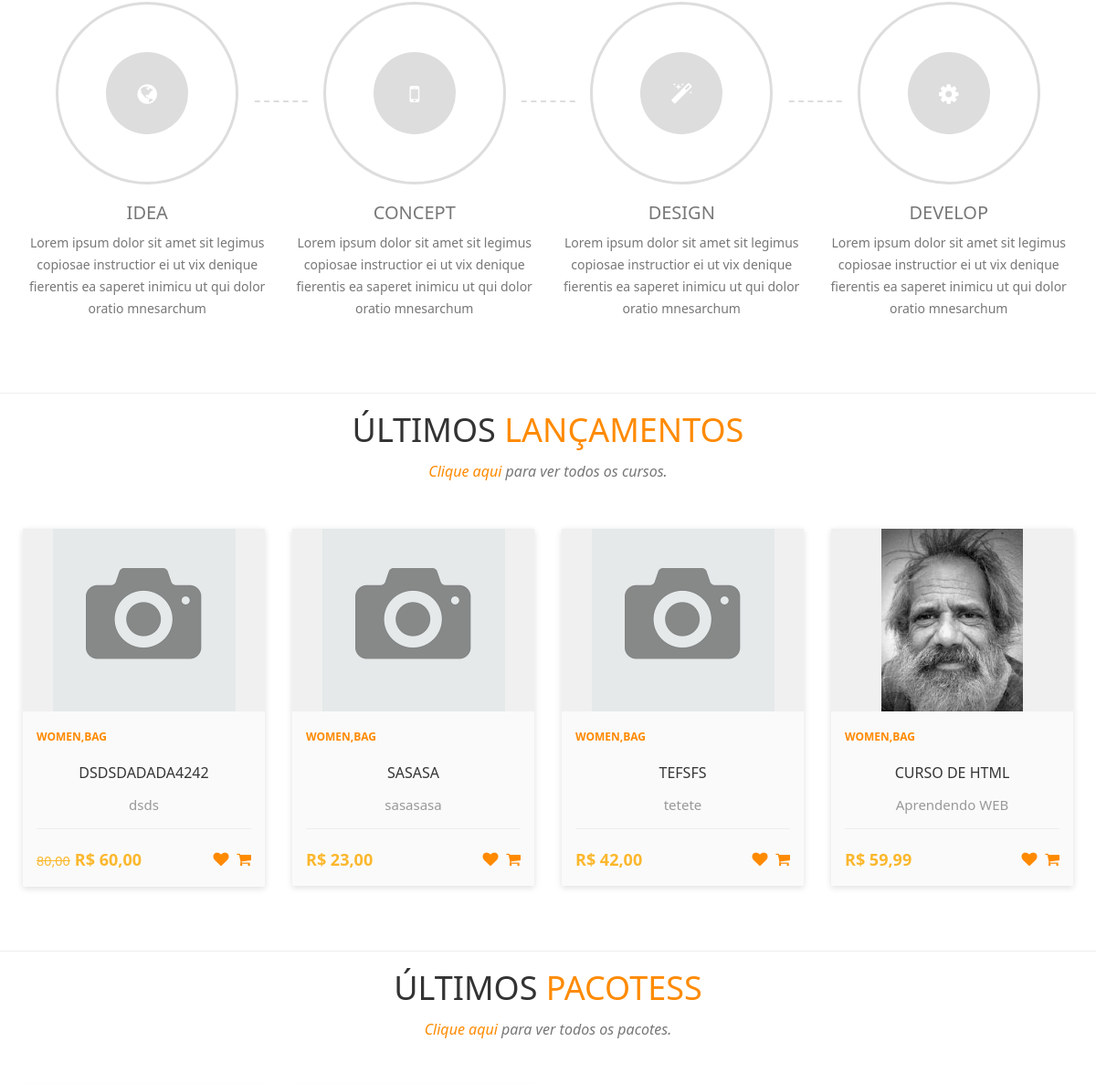
Before: / (middle part) with the older database file.
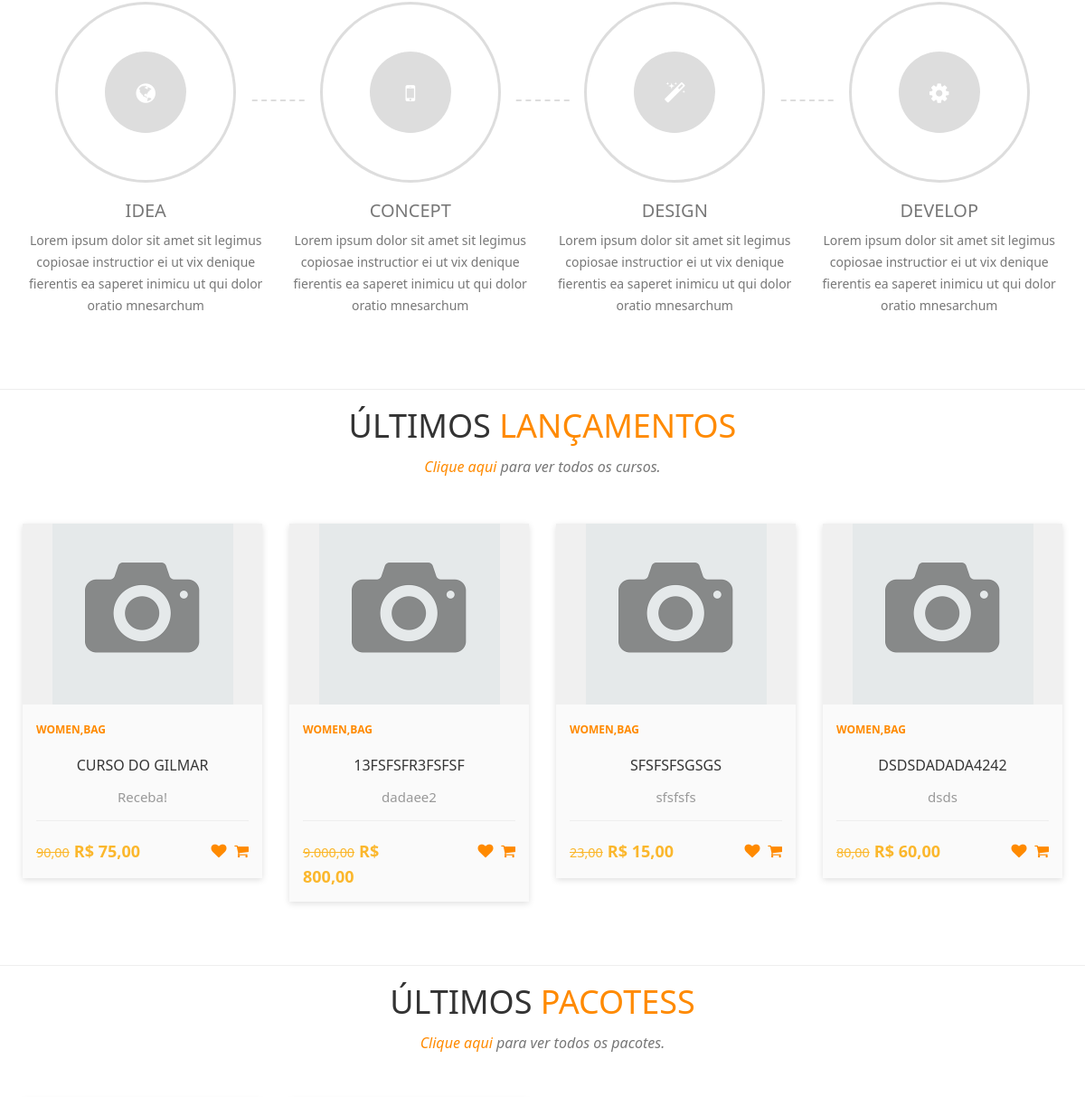
After: the same page with the newer database file.
### tables this page shows
CREATE TABLE `cursos` (
  `id` int(11) NOT NULL,
  `nome` varchar(50) NOT NULL,
  `desc_rapida` varchar(60) NOT NULL,
  `desc_longa` text NOT NULL,
  `valor` decimal(8,2) NOT NULL,
  `professor` int(11) NOT NULL,
  `categoria` int(11) NOT NULL,
  `imagem` varchar(100) NOT NULL,
  `status` varchar(20) NOT NULL,
  `carga` int(11) NOT NULL,
  `mensagem` varchar(255) NOT NULL,
  `arquivo` varchar(150) NOT NULL,
  `ano` int(11) NOT NULL,
  `palavras` varchar(255) NOT NULL,
  `grupo` int(11) NOT NULL,
  `nome_url` varchar(150) NOT NULL,
  `pacote` varchar(100) NOT NULL,
  `sistema` varchar(5) NOT NULL,
  `link` varchar(150) NOT NULL,
  `tecnologias` varchar(150) NOT NULL,
  `promocao` decimal(8,2) NOT NULL
);

### index.php (the view, shortened to what the changed rows need)
<?php
require_once('cabecalho.php');
?>
<?php
$query = $pdo->query("SELECT * FROM cursos WHERE status = 'Aprovado' AND sistema = 'Não' ORDER BY id desc limit 4");
$res = $query->fetchAll(PDO::FETCH_ASSOC);
$total_reg = @count($res);
if ($total_reg > 0) {
?>
    <section>
        <div class="section-heading text-center">
            <div class="col-md-12 col-xs-12">
                <h1>Últimos <span>Lançamentos</span></h1>
            </div>
        </div>
        <div class="row" style="margin-left:10px; margin-right:10px; margin-top:-50px;">
            <?php
            for ($i = 0; $i < $total_reg; $i++) {
                $nome = $res[$i]['nome'];
                $desc_rapida = $res[$i]['desc_rapida'];
                $valor = $res[$i]['valor'];
                $promocao = $res[$i]['promocao'];
                $foto = $res[$i]['imagem'];
                $valorF = number_format($valor, 2, ',', '.',);
                $promocaoF = number_format($promocao, 2, ',', '.',);
            ?>
                <div class="col-sm-3 col-xs-6">
                    <div class="product-card">
                        <div class="product-tumb">
                            <img src="sistema/painel-admin/img/cursos/<?php echo $foto ?>" alt="">
                        </div>
                        <div class="product-details">
                            <span class="product-catagory">Women,bag</span>
                            <h4><a href=""><?php echo $nome ?></a></h4>
                            <p><?php echo $desc_rapida ?></p>
                            <div class="product-bottom-details">
                                <?php
                                if ($promocao > 0) {
                                ?>
                                    <div class="product-price"><small><?php echo $valorF ?></small>R$ <?php echo $promocaoF ?></div>
                                <?php } else { ?>
                                    <div class="product-price">R$ <?php echo $valorF ?></div>
                                <?php } ?>
                                <div class="product-links">
                                    <a href=""><i class="fa fa-heart"></i></a>
                                    <a href=""><i class="fa fa-shopping-cart"></i></a>
                                </div>
                            </div>
                        </div>
                    </div>
                </div>
            <?php
            }
            ?>
        </div>
    </section>
<?php
}
?>
<?php
$query = $pdo->query("SELECT * FROM pacotes ORDER BY id desc limit 4");
$res = $query->fetchAll(PDO::FETCH_ASSOC);
$total_reg = @count($res);
if ($total_reg > 0) {
?>
    <section>
        <div class="section-heading text-center">
            <div class="col-md-12 col-xs-12">
                <h1>Últimos <span>Pacotess</span></h1>
            </div>
        </div>
    </section>
<?php
}
?>
<?php
require_once('rodape.php');
?>

Changed rows visible on the page:
no longer on this page (row edited): cursos: imagem (picture), nome "SASASA", desc_rapida "sasasasa", valor "23,00"
no longer on this page (row unchanged): cursos: imagem (picture), nome "TEFSFS", desc_rapida "tetete", valor "42,00"
no longer on this page (row unchanged): cursos: imagem (picture), nome "CURSO DE HTML", desc_rapida "Aprendendo WEB", valor "59,99"
added cursos: imagem (picture), nome "CURSO DO GILMAR", desc_rapida "Receba!", valor "90,00", promocao "75,00"
added cursos: imagem (picture), nome "13FSFSFR3FSFSF", desc_rapida "dadaee2", valor "9.000,00", promocao "800,00"
added cursos: imagem (picture), nome "SFSFSFSGSGS", desc_rapida "sfsfsfs", valor "23,00", promocao "15,00"
